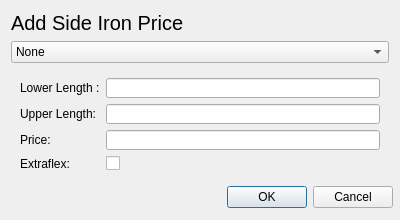
<?xml version="1.0" encoding="UTF-8"?>
<ui version="4.0">
 <class>AddSideIronPriceWindow</class>
 <widget class="QDialog" name="AddSideIronPriceWindow">
  <property name="geometry">
   <rect>
    <x>0</x>
    <y>0</y>
    <width>400</width>
    <height>220</height>
   </rect>
  </property>
  <property name="minimumSize">
   <size>
    <width>400</width>
    <height>168</height>
   </size>
  </property>
  <property name="maximumSize">
   <size>
    <width>400</width>
    <height>220</height>
   </size>
  </property>
  <property name="windowTitle">
   <string>Add Side Iron Price</string>
  </property>
  <layout class="QVBoxLayout" name="addSideIronPriceVerticalLayout">
   <item>
    <widget class="QLabel" name="AddPriceTitleLabel">
     <property name="sizePolicy">
      <sizepolicy hsizetype="Preferred" vsizetype="Fixed">
       <horstretch>0</horstretch>
       <verstretch>0</verstretch>
      </sizepolicy>
     </property>
     <property name="font">
      <font>
       <pointsize>15</pointsize>
      </font>
     </property>
     <property name="text">
      <string>Add Side Iron Price</string>
     </property>
    </widget>
   </item>
   <item>
    <widget class="QComboBox" name="sideIronTypeComboBox">
     <item>
      <property name="text">
       <string>None</string>
      </property>
     </item>
     <item>
      <property name="text">
       <string>A</string>
      </property>
     </item>
     <item>
      <property name="text">
       <string>B</string>
      </property>
     </item>
     <item>
      <property name="text">
       <string>C</string>
      </property>
     </item>
     <item>
      <property name="text">
       <string>D</string>
      </property>
     </item>
     <item>
      <property name="text">
       <string>E</string>
      </property>
     </item>
    </widget>
   </item>
   <item>
    <widget class="QWidget" name="formLayout" native="true">
     <layout class="QFormLayout" name="formLayout_2">
      <item row="0" column="0">
       <widget class="QLabel" name="lowerLengthLabel">
        <property name="text">
         <string>Lower Length :</string>
        </property>
       </widget>
      </item>
      <item row="0" column="1">
       <widget class="QLineEdit" name="lowerLengthEdit"/>
      </item>
      <item row="1" column="0">
       <widget class="QLabel" name="upperLengthLabel">
        <property name="text">
         <string>Upper Length: </string>
        </property>
       </widget>
      </item>
      <item row="1" column="1">
       <widget class="QLineEdit" name="upperLengthEdit"/>
      </item>
      <item row="2" column="0">
       <widget class="QLabel" name="priceLabel">
        <property name="text">
         <string>Price: </string>
        </property>
       </widget>
      </item>
      <item row="2" column="1">
       <widget class="QLineEdit" name="priceEdit"/>
      </item>
      <item row="3" column="0">
       <widget class="QLabel" name="extraflexLabel">
        <property name="text">
         <string>Extraflex: </string>
        </property>
       </widget>
      </item>
      <item row="3" column="1">
       <widget class="QCheckBox" name="extraflexCheckBox">
        <property name="text">
         <string/>
        </property>
       </widget>
      </item>
     </layout>
    </widget>
   </item>
   <item>
    <widget class="QDialogButtonBox" name="acceptButtons">
     <property name="minimumSize">
      <size>
       <width>382</width>
       <height>23</height>
      </size>
     </property>
     <property name="orientation">
      <enum>Qt::Horizontal</enum>
     </property>
     <property name="standardButtons">
      <set>QDialogButtonBox::Cancel|QDialogButtonBox::Ok</set>
     </property>
    </widget>
   </item>
  </layout>
 </widget>
 <resources/>
 <connections>
  <connection>
   <sender>acceptButtons</sender>
   <signal>accepted()</signal>
   <receiver>AddSideIronPriceWindow</receiver>
   <slot>accept()</slot>
   <hints>
    <hint type="sourcelabel">
     <x>248</x>
     <y>254</y>
    </hint>
    <hint type="destinationlabel">
     <x>157</x>
     <y>274</y>
    </hint>
   </hints>
  </connection>
  <connection>
   <sender>acceptButtons</sender>
   <signal>rejected()</signal>
   <receiver>AddSideIronPriceWindow</receiver>
   <slot>reject()</slot>
   <hints>
    <hint type="sourcelabel">
     <x>316</x>
     <y>260</y>
    </hint>
    <hint type="destinationlabel">
     <x>286</x>
     <y>274</y>
    </hint>
   </hints>
  </connection>
 </connections>
</ui>
